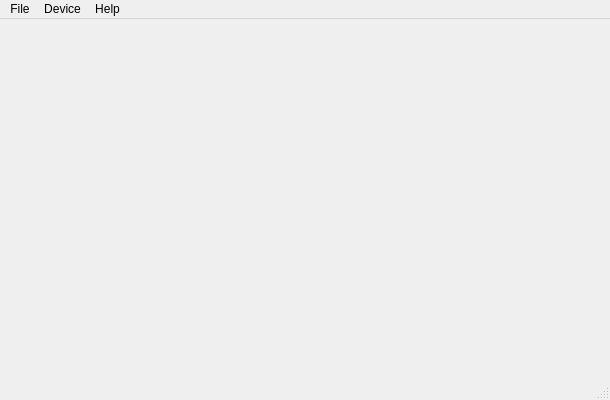
<?xml version="1.0" encoding="UTF-8"?>
<ui version="4.0">
 <class>MioMain</class>
 <widget class="QMainWindow" name="MioMain">
  <property name="geometry">
   <rect>
    <x>0</x>
    <y>0</y>
    <width>610</width>
    <height>400</height>
   </rect>
  </property>
  <property name="minimumSize">
   <size>
    <width>600</width>
    <height>400</height>
   </size>
  </property>
  <property name="baseSize">
   <size>
    <width>600</width>
    <height>400</height>
   </size>
  </property>
  <property name="windowTitle">
   <string>iConnConfig</string>
  </property>
  <property name="windowIcon">
   <iconset resource="../resources.qrc">
    <normaloff>:/pixmaps/appicon</normaloff>:/pixmaps/appicon</iconset>
  </property>
  <property name="dockOptions">
   <set>QMainWindow::AllowTabbedDocks|QMainWindow::AnimatedDocks|QMainWindow::VerticalTabs</set>
  </property>
  <widget class="QWidget" name="centralWidget"/>
  <widget class="QMenuBar" name="menuBar">
   <property name="geometry">
    <rect>
     <x>0</x>
     <y>0</y>
     <width>610</width>
     <height>20</height>
    </rect>
   </property>
   <property name="defaultUp">
    <bool>false</bool>
   </property>
   <property name="nativeMenuBar">
    <bool>true</bool>
   </property>
   <widget class="QMenu" name="menuMio10_Config">
    <property name="title">
     <string>File</string>
    </property>
    <addaction name="actionQuit"/>
   </widget>
   <widget class="QMenu" name="menuDevice">
    <property name="title">
     <string>Device</string>
    </property>
    <widget class="QMenu" name="menuSelect">
     <property name="enabled">
      <bool>true</bool>
     </property>
     <property name="title">
      <string>Select</string>
     </property>
    </widget>
    <addaction name="actionRedetectDevices"/>
    <addaction name="separator"/>
    <addaction name="menuSelect"/>
   </widget>
   <widget class="QMenu" name="menuHelp">
    <property name="title">
     <string>Help</string>
    </property>
    <addaction name="actionAbout"/>
   </widget>
   <addaction name="menuMio10_Config"/>
   <addaction name="menuDevice"/>
   <addaction name="menuHelp"/>
  </widget>
  <widget class="QStatusBar" name="statusBar"/>
  <action name="actionQuit">
   <property name="text">
    <string>Quit</string>
   </property>
  </action>
  <action name="actionopen_device">
   <property name="text">
    <string>Open Device</string>
   </property>
  </action>
  <action name="actionDevice1">
   <property name="checkable">
    <bool>false</bool>
   </property>
   <property name="enabled">
    <bool>false</bool>
   </property>
   <property name="text">
    <string>Device1</string>
   </property>
  </action>
  <action name="actionAbout">
   <property name="text">
    <string>About</string>
   </property>
  </action>
  <action name="actionRedetectDevices">
   <property name="text">
    <string>Redetect Devices</string>
   </property>
  </action>
 </widget>
 <layoutdefault spacing="6" margin="11"/>
 <resources>
  <include location="../resources.qrc"/>
 </resources>
 <connections/>
</ui>
